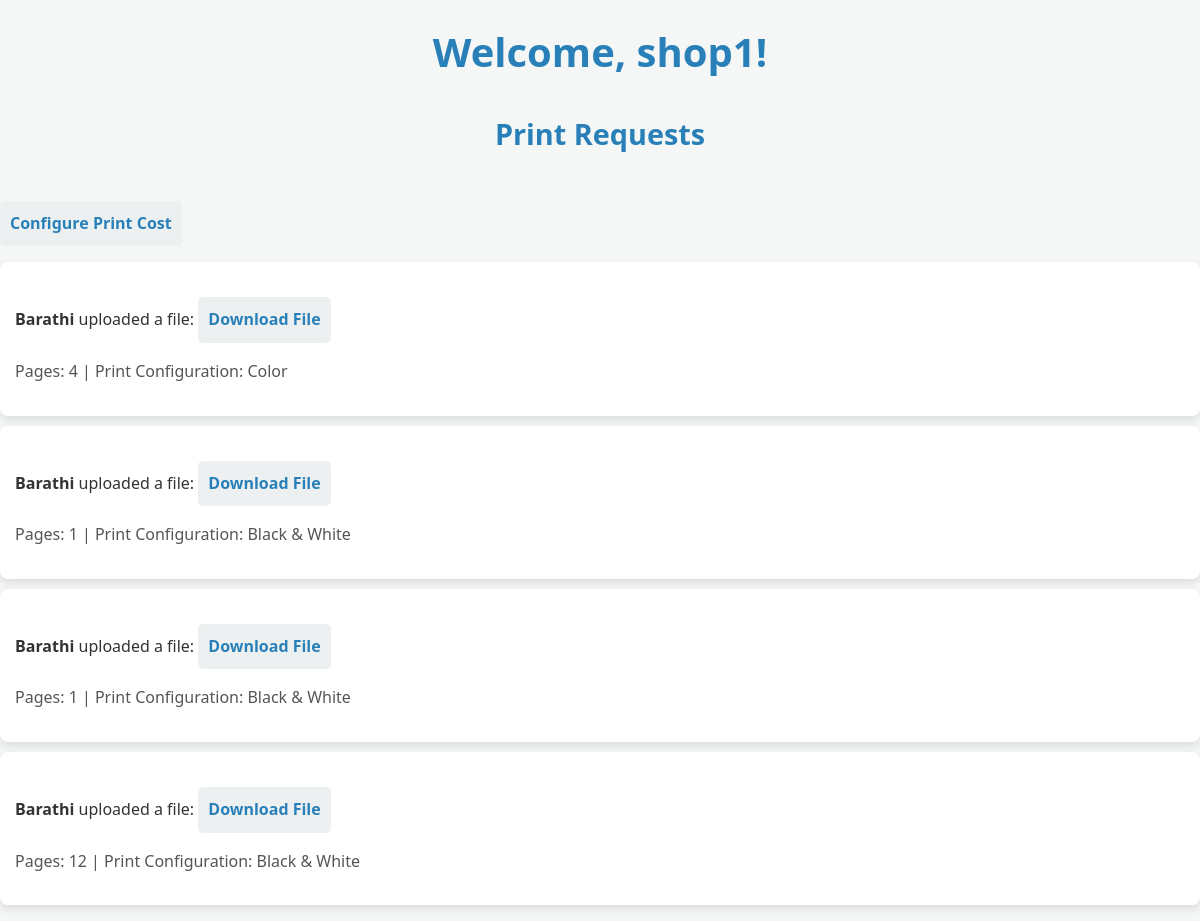
Page /users/owner/dashboard/ (signed in) on the earlier database version.
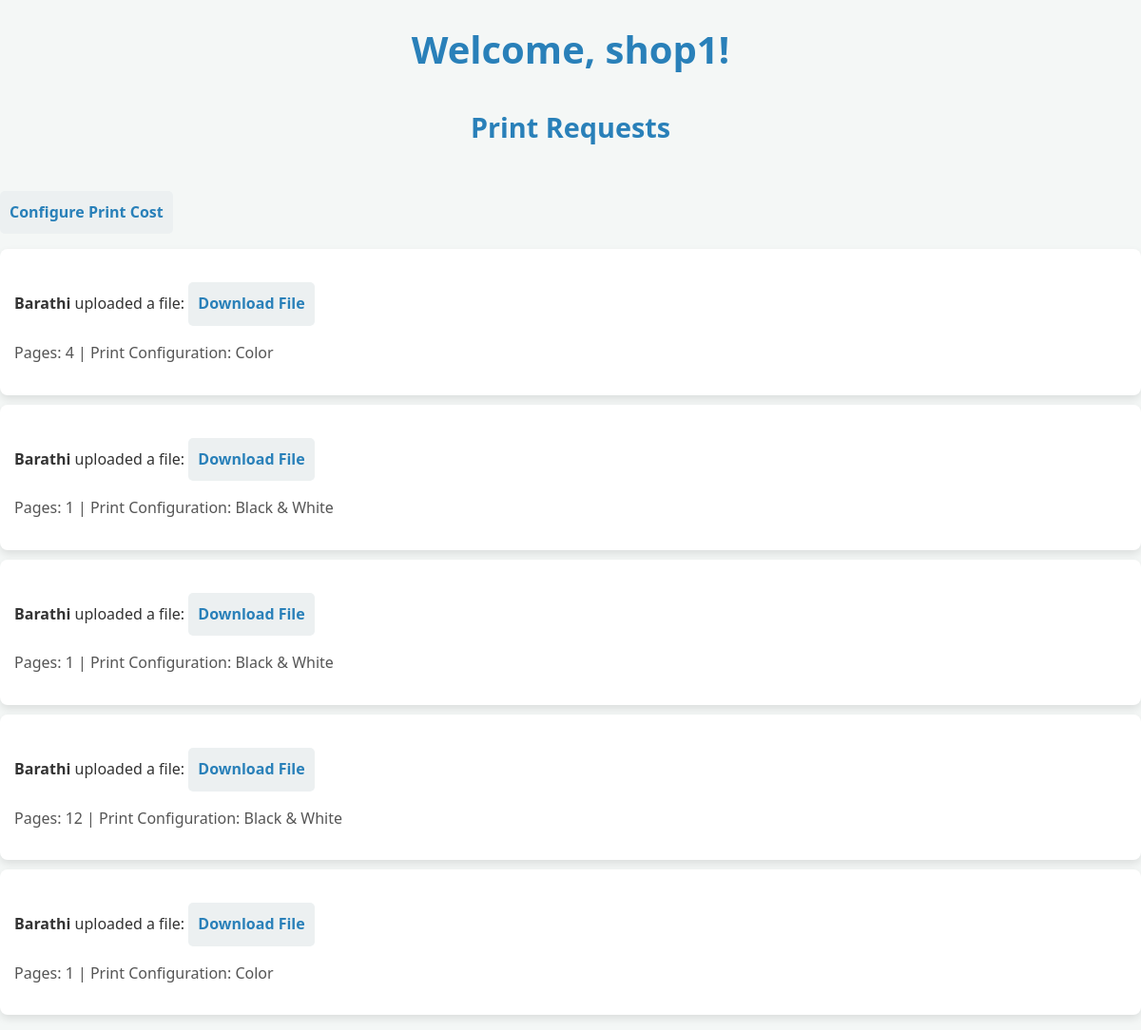
Same page on the later database version.
### users/models.py (models this page shows, shortened)
class PrintRequest(models.Model):
    student = models.ForeignKey(User, on_delete=models.CASCADE)
    shop = models.ForeignKey(OwnerProfile, on_delete=models.CASCADE)
    file = models.FileField(upload_to='uploads/')
    pages = models.IntegerField()
    print_config = models.CharField(max_length=50)
    copies = models.IntegerField(default=1)
    start_page = models.IntegerField(null=True, blank=True)
    end_page = models.IntegerField(null=True, blank=True)
    unique_id = models.CharField(max_length=10, unique=True, null=True, blank=True)

### users/views.py (the view, shortened to what this page needs)
# urls.py: path('owner/dashboard/', views.owner_dashboard, name='owner_dashboard'),
@login_required
def owner_dashboard(request):
    owner = request.user.ownerprofile
    print_requests = PrintRequest.objects.filter(shop=owner)
    return render(request, 'owner_dashboard.html', {'print_requests': print_requests,'owner': owner})

### users/templates/owner_dashboard.html (shortened to what this page needs)
<!DOCTYPE html>
<html lang="en">
<head>
</head>
<body>
    <h1>Welcome, {{ owner.shop_name }}!</h1>
    <h2>Print Requests</h2>
    <a href="{% url 'owner_settings' %}">Configure Print Cost</a>
    <ul>
        {% for request in print_requests %}
            <li>
                <strong>{{ request.student.username }}</strong> uploaded a file:
                <a href="{{ request.file.url }}">Download File</a>
                <p>Pages: {{ request.pages }} | Print Configuration: {{ request.print_config }}</p>
            </li>
        {% empty %}
            <li>No files uploaded yet.</li>
        {% endfor %}
    </ul>
</body>
</html>

Differences in the rows shown:
added PrintRequest: student.username "Barathi", pages "1", print_config "Color"
